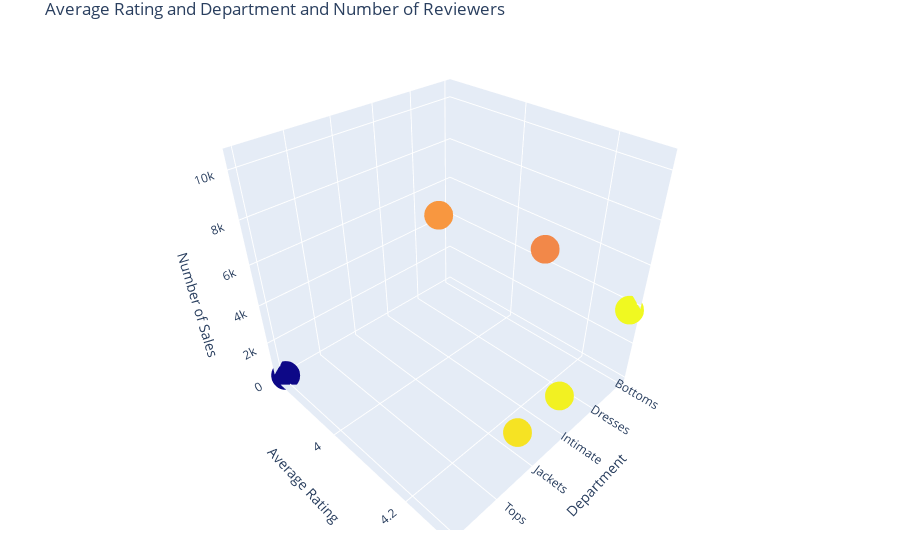

Source (notebook cell):
### Code cell
cv = df['Department Name'].value_counts()

trace = go.Scatter3d( x = avgdf1.index,
                      y = avgdf1['Rating'],
                      z = cv[avgdf1.index],
                      mode = 'markers',
                      marker = dict(size=10,color=avgdf1['Rating']),
                      hoverinfo ="text",
                      text="Class: "+avgdf1.index+" \ Average Rating: "+avgdf1['Rating'].map(' {:,.2f}'.format).apply(str)+" \ Number of Reviewers: "+cv[avgdf1.index].apply(str)
                      )

data = [trace]
layout = go.Layout(title="Average Rating and Department and Number of Reviewers",
                   scene = dict(
                    xaxis = dict(title='Department'),
                    yaxis = dict(title='Average Rating'),
                    zaxis = dict(title='Number of Sales'),),
                   margin = dict(l=30, r=30, b=30, t=30))
fig = go.Figure(data=data, layout=layout)
py.iplot(fig)
plt.savefig('3D_Scatter.png')

### Figure 1 — Plotly figure (JSON) as saved in the notebook; plotly's stock layout.template omitted (floating-point values rounded to 4 significant figures)
{"data": [{"hoverinfo": "text", "marker": {"color": [4.289, 4.151, 4.28, 4.265, 4.172, 3.815], "size": 10}, "mode": "markers", "text": ["Class: Bottoms \\ Average Rating:  4.29 \\ Number of Reviewers: 3799", "Class: Dresses \\ Average Rating:  4.15 \\ Number of Reviewers: 6319", "Class: Intimate \\ Average Rating:  4.28 \\ Number of Reviewers: 1735", "Class: Jackets \\ Average Rating:  4.26 \\ Number of Reviewers: 1032", "Class: Tops \\ Average Rating:  4.17 \\ Number of Reviewers: 10468", "Class: Trend \\ Average Rating:  3.82 \\ Number of Reviewers: 119"], "type": "scatter3d", "x": ["Bottoms", "Dresses", "Intimate", "Jackets", "Tops", "Trend"], "y": [4.289, 4.151, 4.28, 4.265, 4.172, 3.815], "z": [3799, 6319, 1735, 1032, 10468, 119]}], "layout": {"margin": {"b": 30, "l": 30, "r": 30, "t": 30}, "scene": {"xaxis": {"title": {"text": "Department"}}, "yaxis": {"title": {"text": "Average Rating"}}, "zaxis": {"title": {"text": "Number of Sales"}}}, "title": {"text": "Average Rating and Department and Number of Reviewers"}}}
